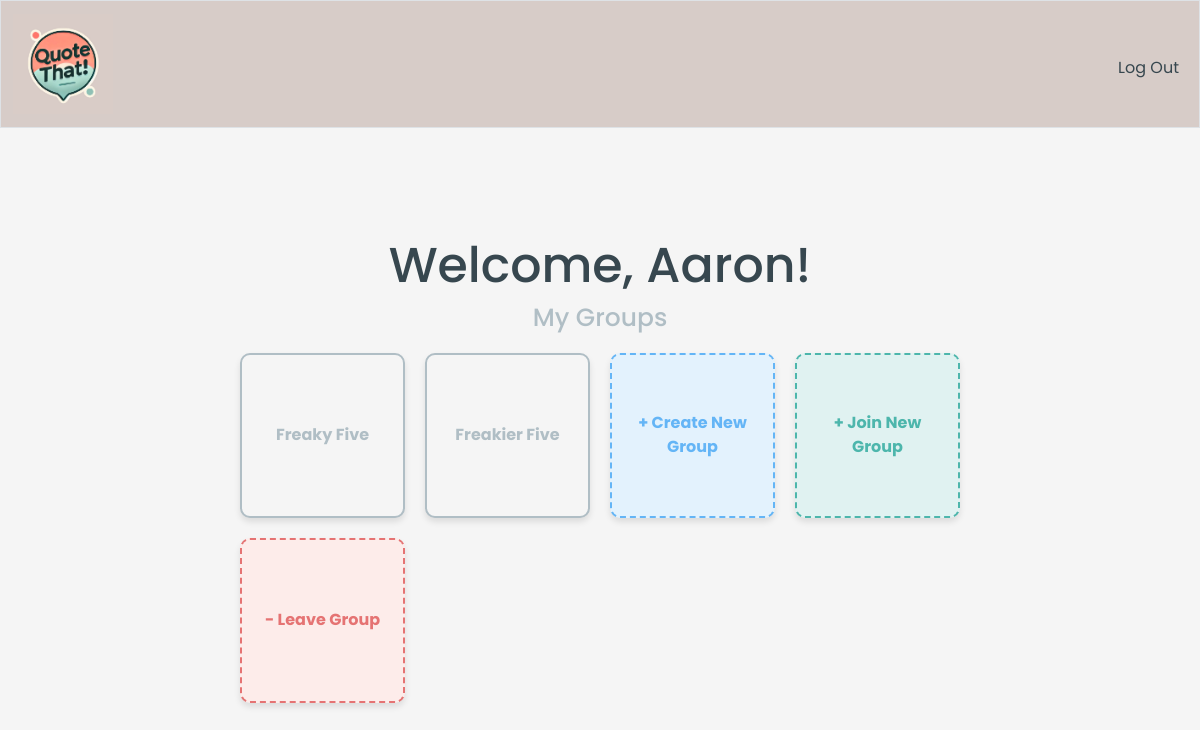
The page / (signed in) on the database its author committed.
### tables this page shows
CREATE TABLE 'users' ('id' INTEGER PRIMARY KEY NOT NULL, 'username' TEXT NOT NULL, 'pass_hash' TEXT NOT NULL);

CREATE TABLE 'groups' ('id' INTEGER PRIMARY KEY NOT NULL, 'name' TEXT NOT NULL, 'group_hash' TEXT NOT NULL);

### app.py (the view)
@app.route("/")
@login_required
def index():
    group_info = quote_db.execute("SELECT name,id FROM groups WHERE id IN (SELECT group_id FROM additions WHERE user_id = ? GROUP BY group_id HAVING SUM(value) > 0)", session["user_id"])
    name = {}
    name["user"] = quote_db.execute("SELECT username FROM users WHERE id = ?", session["user_id"])[0]
    return render_template("index.html", group_info = group_info, name = name)

### app.py (called while the page is built)
@app.after_request
def after_request(response):
    response.headers["Cache-Control"] = "no-cache, no-store, must-revalidate"
    response.headers["Expires"] = 0
    response.headers["Pragma"] = "no-cache"
    return response

### helpers.py (called while the page is built)
def login_required(f):
    @wraps(f)
    def decorated_function(*args, **kwargs):
        print("Login check for route:", f.__name__)
        print(session.get("user_id"))
        if session.get("user_id") is None:
            print("redirecting into login page")
            return redirect("/login")
        return f(*args, **kwargs)
    return decorated_function

### templates/index.html (shortened to what this page needs)
{% extends "layout.html" %}
{% block main %}
    <div class="container">
        <h1>Welcome, {{ name.user.username }}! </h1>
        <h2>My Groups</h2>
        <div class="group-grid">
            {% for group in group_info %}
                <a href="{{ url_for('group_page', group_id=group['id']) }}" class="group-card">{{ group.name }}</a>
            {% endfor %}
            <a href="{{ url_for('create') }}" class="group-card create-card">+ Create New Group</a>
            <a href="{{ url_for('join') }}" class="group-card join-card">+ Join New Group</a>
            <a href="{{ url_for('leave') }}" class="group-card leave-card">- Leave Group</a>
        </div>
    </div>
{% endblock %}

### static/styles.css (style rules this page uses)
body { font-family: Arial, sans-serif; margin: 0; padding: 0; display: flex; flex-direction: column; align-items: center; color: #37474f; background: #F5F5F5; font-family: 'Poppins', sans-serif; }
h1 { font-size: 49px; color: #37474f; text-align: center; font-family: 'Poppins', sans-serif; }
h2 { font-size: 25px; color: #B0BEC5; text-align: center; margin-bottom: 20px; }
.container { max-width: 800px; margin: 20px auto; padding: 20px; text-align: center; }
.group-grid { display: grid; grid-template-columns: repeat(auto-fill, minmax(150px, 1fr)); gap: 20px; margin-top: 20px; }
.group-card { background-color: #F5F5F5; border: 2px solid #B0BEC5; color: #B0BEC5; border-radius: 10px; width: 100%; aspect-ratio: 1 / 1; padding: 20px; text-align: center; display: flex; font-weight: bold; flex-direction: column; cursor: pointer; justify-content: center; align-items: center; box-shadow: 0 4px 6px rgba(0, 0, 0, 0.1); transition: transform 0.2s, box-shadow 0.2s; }
.create-card { background-color: #E3F2FD; color: #64B5F6; border: 2px dashed #64B5F6; }
.join-card { background-color: #E0F2F1; color: #4db6ac; border: 2px dashed #4db6ac; }
.leave-card { background-color: #FDECEA; color: #e57373; border: 2px dashed #e57373; }
a { color: #F2B4B4; text-decoration: none; }

### rows shown on the page
users: user.username "Aaron"
groups: name "Freaky Five"
groups: name "Freakier Five"
